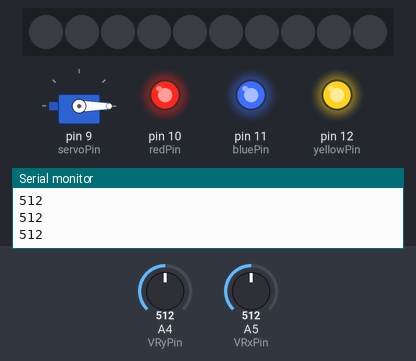
Bench run of a sketch on a simulated Arduino Uno, built with avr-gcc and run on an emulated ATmega328P. Parts: servo, 10 RGB LEDs in strip order, left to right, output pins drawn as LEDs (lit = HIGH), the last lines printed to the serial monitor. Inputs (shaded band) come from the test bench; at power-on: A5 (VRxPin) = 512, A4 (VRyPin) = 512.

Above: at 1.2 s.
1.3 s: A5 (VRxPin) set to 54
2.8 s: A5 (VRxPin) set to 44
At 3.9 s:
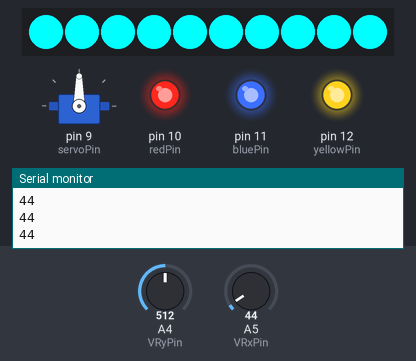
Timing chart, 0 to 5.8 s (numbered marks = the images above; inputs shaded):
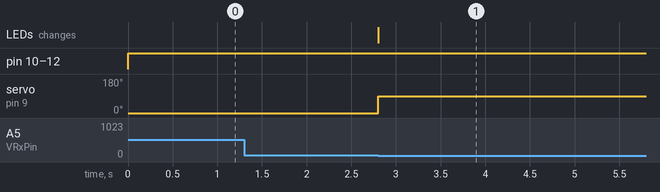

The sketch:

CSC_235_Final_Proj_Code.ino
```cpp
//Servo vars
#include <Servo.h>
Servo myServo;
int servoPin = 9;
//int angle = 135;

//NeoPixel vars
#include <Adafruit_NeoPixel.h>
int npPin = 5;
Adafruit_NeoPixel strip(10, npPin);
uint32_t orange = strip.Color(254, 80, 0);
uint32_t cyan = strip.Color(0, 255, 255);
uint32_t yellow = strip.Color(255, 255, 0);

//LED vars
int redPin = 10;
int bluePin = 11;
int yellowPin = 12;

//Joystick vars
int VRxPin = A5;
int VRyPin = A4;


void setup() {
  // put your setup code here, to run once:
  Serial.begin(9600);


  myServo.attach(servoPin);
  //angle = 0;
  strip.clear();
  strip.begin();
  strip.show();

  pinMode(redPin, OUTPUT);
  pinMode(bluePin, OUTPUT);
  pinMode(yellowPin, OUTPUT);

  pinMode(VRxPin, INPUT);
  pinMode(VRyPin, INPUT);

//  myServo.write(angle);
}

void loop() {
  // put your main code here, to run repeatedly:
  LED(redPin);
  LED(bluePin);
  LED(yellowPin);

  analogRead(VRyPin);
  analogRead(VRxPin);
  //Serial.println(analogRead(VRyPin));
  Serial.println(analogRead(VRxPin));

  pivot(VRxPin, VRyPin);
  evolve(VRxPin, VRyPin, yellow, orange, cyan);
}


void LED (int aPin) {
  digitalWrite(aPin, HIGH);
}


void pivot (int xPin, int yPin) {
  static int anAngle = 0;
  if (analogRead(yPin) > 900) {
    anAngle = 135;
  }
  if (analogRead(yPin) < 50) {
    anAngle = 45;
  }
  if (analogRead(xPin) < 50) {
    anAngle = 90;
  }

  myServo.write(anAngle);
  //Serial.println(anAngle);
}

void evolve (int xPin, int yPin, uint32_t c1, uint32_t c2, uint32_t c3) {
  if (analogRead(yPin) > 900) {
    for (int i = 0; i <= strip.numPixels(); i++) {
      strip.setPixelColor(i, c1);
    }
  }
  if (analogRead(yPin) < 50) {
    for (int i = 0; i <= strip.numPixels(); i++) {
      strip.setPixelColor(i, c2);
    }
  }
  if (analogRead(xPin) < 50) {
    for (int i = 0; i <= strip.numPixels(); i++) {
      strip.setPixelColor(i, c3);
    }
  }
  strip.show();

}
```

Measured:
- the behaviour switches between 50 and 49 on A5 (VRxPin) (found by bisection; images 0 and 1)
- after the input at 2.8 s, servo on pin 9 (servoPin): 0° → 90° at once; the LEDs: change at once (image 1)
